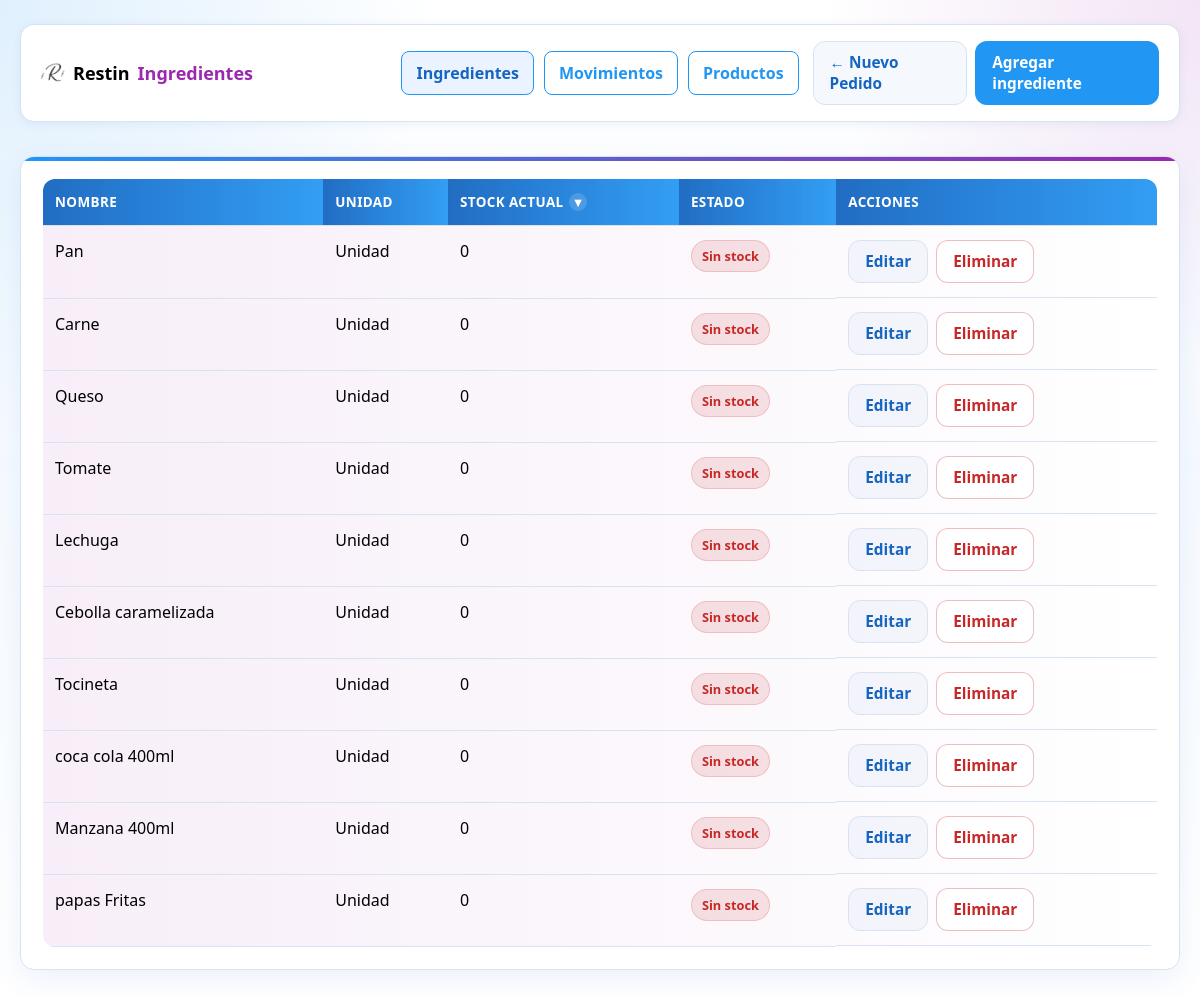
Page /products/ingredientes/ (signed in) on the earlier database version.
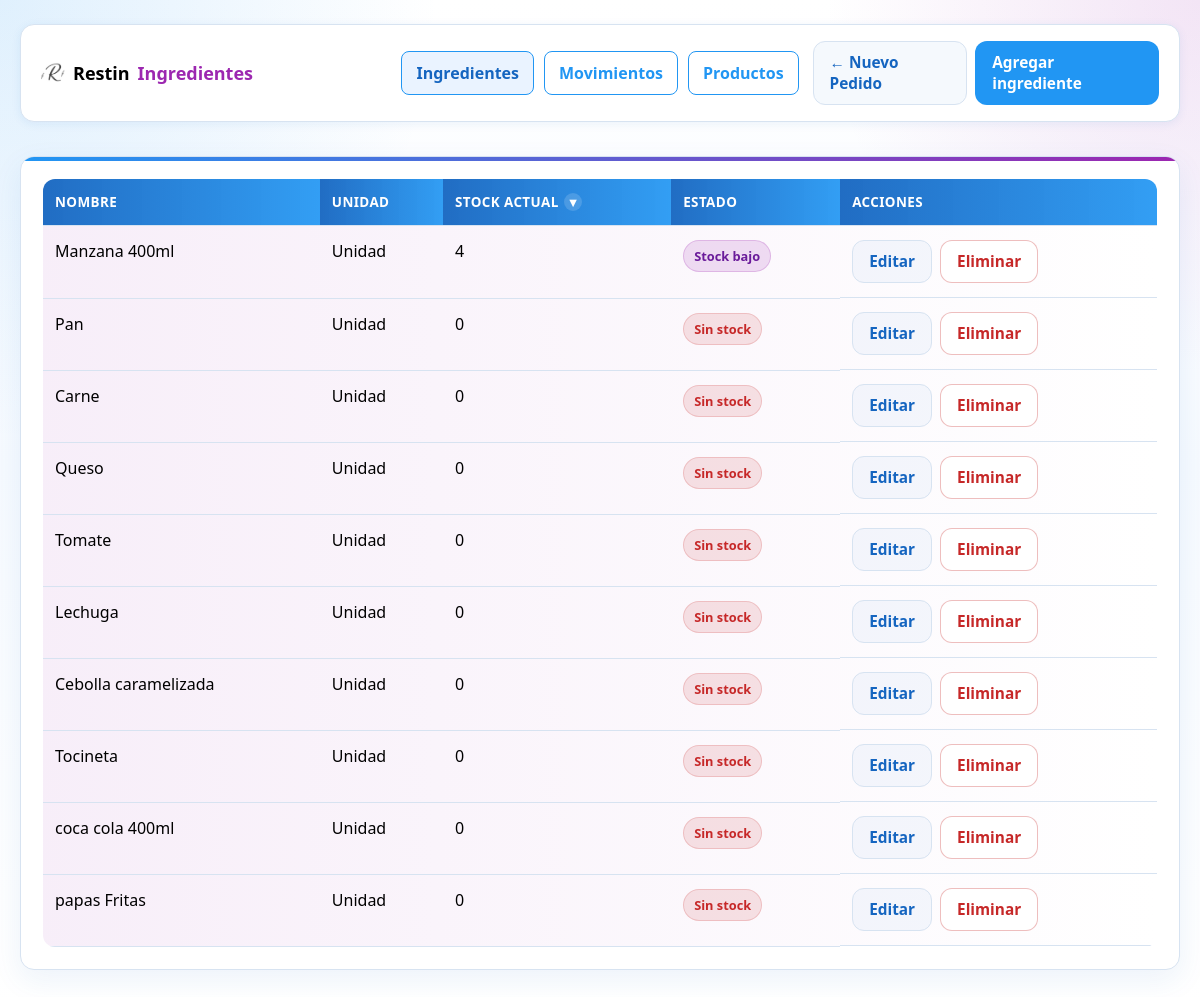
Same page on the later database version.
### products/models.py (models this page shows, shortened)
class Ingrediente(models.Model):
    UNIDAD_CHOICES = [
        ('unidad', 'Unidad'),
        ('gramo', 'Gramo'),
        ('kilogramo', 'Kilogramo'),
        ('mililitro', 'Mililitro'),
        ('litro', 'Litro'),
        ('porcion', 'Porción'),
    ]
    nombre = models.CharField(max_length=100, unique=True)
    stock = models.PositiveIntegerField(default=0, help_text="Cantidad disponible en inventario")
    unidad_medida = models.CharField(max_length=20, choices=UNIDAD_CHOICES, default='unidad')

### products/views.py (the view)
# urls.py: path('ingredientes/', IngredienteListView.as_view(), name='ingrediente_list'),
@method_decorator(login_required, name='dispatch')
@method_decorator(user_passes_test(is_admin), name='dispatch')
class IngredienteListView(ListView):
    model = Ingrediente
    template_name = 'products/ingrediente_list.html'
    context_object_name = 'ingredientes'
    SORT_FIELDS = {
        'stock': 'stock',
        'nombre': 'nombre',
        'unidad': 'unidad_medida',
    }
    def get_queryset(self):
        queryset = super().get_queryset()
        sort = self.request.GET.get('sort', 'stock')
        direction = self.request.GET.get('direction', 'desc')
        order_field = self.SORT_FIELDS.get(sort, 'stock')
        if direction == 'asc':
            queryset = queryset.order_by(order_field)
        else:
            queryset = queryset.order_by(f'-{order_field}')
        return queryset
    def get_context_data(self, **kwargs):
        ctx = super().get_context_data(**kwargs)
        ctx['stock_minimo'] = 5
        ctx['current_sort'] = self.request.GET.get('sort', 'stock')
        ctx['current_direction'] = self.request.GET.get('direction', 'desc')
        return ctx

### products/views.py (called while the page is built)
def is_admin(user):
    return user.is_staff

### products/templates/products/ingrediente_list.html (shortened to what the changed rows need)
{% load static %}
<!DOCTYPE html>
<html>
<head>
    <link rel="stylesheet" href="{% static 'ventas/restin-theme.css' %}?v=20260513">
</head>
<body>
    <div class="page-shell">
        <div class="page-container stack">
            <section class="page-card">
                {% if ingredientes %}
                <div class="table-wrap">
                    <table class="table">
                        <thead>
                            <tr>
                                <th>
                                    <a class="sort-link{% if current_sort == 'nombre' %} active{% endif %}" href="?sort=nombre&direction={% if current_sort == 'nombre' and current_direction == 'desc' %}asc{% else %}desc{% endif %}">
                                        Nombre
                                    </a>
                                </th>
                                <th>
                                    <a class="sort-link{% if current_sort == 'unidad' %} active{% endif %}" href="?sort=unidad&direction={% if current_sort == 'unidad' and current_direction == 'desc' %}asc{% else %}desc{% endif %}">
                                        Unidad
                                    </a>
                                </th>
                                <th>
                                    <a class="sort-link{% if current_sort == 'stock' %} active{% endif %}" href="?sort=stock&direction={% if current_sort == 'stock' and current_direction == 'desc' %}asc{% else %}desc{% endif %}">
                                        Stock actual
                                        {% if current_sort == 'stock' %}
                                            <span class="sort-arrow">{% if current_direction == 'desc' %}▼{% else %}▲{% endif %}</span>
                                        {% endif %}
                                    </a>
                                </th>
                                <th>Estado</th>
                                <th>Acciones</th>
                            </tr>
                        </thead>
                        <tbody>
                            {% for ingrediente in ingredientes %}
                            <tr class="{% if ingrediente.stock <= stock_minimo %}row-highlight{% endif %}">
                                <td>{{ ingrediente.nombre }}</td>
                                <td>{{ ingrediente.get_unidad_medida_display }}</td>
                                <td>{{ ingrediente.stock }}</td>
                                <td>
                                    {% if ingrediente.stock == 0 %}
                                        <span class="status-pill status-danger">Sin stock</span>
                                    {% elif ingrediente.stock <= stock_minimo %}
                                        <span class="status-pill status-highlight">Stock bajo</span>
                                    {% else %}
                                        <span class="status-pill status-completed">OK</span>
                                    {% endif %}
                                </td>
                                <td class="actions-row">
                                    <a href="{% url 'ingrediente_update' ingrediente.pk %}" class="btn btn-ghost">Editar</a>
                                    <a href="{% url 'ingrediente_delete' ingrediente.pk %}" class="btn btn-danger">Eliminar</a>
                                </td>
                            </tr>
                            {% endfor %}
                        </tbody>
                    </table>
                </div>
                {% else %}
                <div class="empty-state">
                    <h3>Sin ingredientes</h3>
                    <p>No hay ingredientes registrados.</p>
                </div>
                {% endif %}
            </section>
        </div>
    </div>
</body>
</html>

Differences in the rows shown:
changed Ingrediente "Manzana 400ml": stock "0" → "4"; stock "Sin stock" → "Stock bajo"; moves up the list
